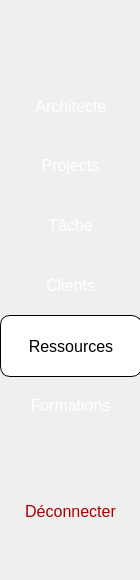
   <widget class="QWidget" name="widget_2" native="true">
    <property name="geometry">
     <rect>
      <x>70</x>
      <y>60</y>
      <width>140</width>
      <height>580</height>
     </rect>
    </property>
    <property name="styleSheet">
     <string notr="true">/* Style général du QGroupBox */
QWidget { 
    border: none; /* Supprime le cadre du groupe */
    background-color: qlineargradient(spread:pad, x1:0, y1:0, x2:0, y2:1, 
        stop:0 rgba(34, 32, 82, 255), 
        stop:1 rgba(0, 0, 0, 255)); /* Dégradé */
    border-radius: 10px; /* Coins arrondis */
    padding: 10px; /* Espace intérieur */
}

/* Style des boutons */
QPushButton {
    background-color: transparent; /* Fond transparent par défaut */
    color: white; /* Texte blanc */
    border: none;
    padding: 10px;
    font-size: 16px;
    min-width: 120px; /* Largeur minimale du bouton */
    min-height: 40px; /* Hauteur minimale du bouton */
}

/* Effet au survol */
QPushButton:hover {
    background-color: rgba(255, 255, 255, 0.1); /* Léger fond blanc transparent au survol */
}

/* Effet quand le bouton est pressé */
QPushButton:pressed {
    background-color: white; /* Fond blanc */
    color: black; /* Texte noir */
}

/* Quand le bouton est coché, il reste en blanc */
QPushButton:checked {
    background-color: white; /* Fond blanc après clic */
    color: black; /* Texte noir après clic */
}

/* Style du QLabel */
QLabel {
    color: white; /* Texte en blanc */
    font-family: Arial, sans-serif; /* Police Arial */
    font-size: 16px; /* Taille de la police */
    font-weight: bold; /* Police en gras */
    padding: 5px; /* Espace autour du texte */
}
QPushButton#architecte {
    qproperty-icon: url(C:/Users/tez/Desktop/dash/images/engineer.png);
    qproperty-iconSize: 24px 24px;
}

QPushButton#projet {
    qproperty-icon: url(C:/Users/tez/Desktop/dash/images/dossier.png);
    qproperty-iconSize: 24px 24px;
}

QPushButton#tache {
    qproperty-icon: url(C:/Users/tez/Desktop/dash/images/taches.png);
    qproperty-iconSize: 24px 24px;
}

QPushButton#client {
    qproperty-icon:url(C:/Users/tez/Desktop/dash/images/user.png);
    qproperty-iconSize: 24px 24px;
}

QPushButton#formations {
    qproperty-icon:url(C:/Users/tez/Desktop/dash/images/learning.png);
  qproperty-iconSize: 24px 24px;
}
QPushButton#ressources {
    qproperty-icon:url(C:/Users/tez/Desktop/dash/images/loan.png);
  qproperty-iconSize: 24px 24px;
}

QPushButton#deconnecter {
    qproperty-icon:url(C:/Users/tez/Desktop/dash/images/deconnexion.png);
  qproperty-iconSize: 24px 24px;
}
QPushButton#logo {
    qproperty-icon: url(C:/Users/tez/Desktop/dash/imageslogo.png);
    qproperty-iconSize: 70px 70px; /* Taille augmentée */
}



</string>
    </property>
    <widget class="QPushButton" name="projet">
     <property name="geometry">
      <rect>
       <x>0</x>
       <y>135</y>
       <width>141</width>
       <height>60</height>
      </rect>
     </property>
     <property name="text">
      <string>Projects</string>
     </property>
    </widget>
    <widget class="QPushButton" name="client">
     <property name="geometry">
      <rect>
       <x>0</x>
       <y>255</y>
       <width>141</width>
       <height>60</height>
      </rect>
     </property>
     <property name="text">
      <string>Clients</string>
     </property>
    </widget>
    <widget class="QPushButton" name="ressources">
     <property name="geometry">
      <rect>
       <x>0</x>
       <y>315</y>
       <width>142</width>
       <height>62</height>
      </rect>
     </property>
     <property name="styleSheet">
      <string notr="true">QPushButton {
    background-color:  #ffffff;

    color: black;  /* Définir la couleur du texte en noir */
    border: 1px solid black;  /* Optionnel : pour ajouter une bordure noire */
}
</string>
     </property>
     <property name="text">
      <string>Ressources</string>
     </property>
    </widget>
    <widget class="QPushButton" name="formations">
     <property name="geometry">
      <rect>
       <x>0</x>
       <y>375</y>
       <width>141</width>
       <height>60</height>
      </rect>
     </property>
     <property name="text">
      <string>Formations</string>
     </property>
    </widget>
    <widget class="QPushButton" name="tache">
     <property name="geometry">
      <rect>
       <x>0</x>
       <y>195</y>
       <width>141</width>
       <height>60</height>
      </rect>
     </property>
     <property name="text">
      <string>Tâche</string>
     </property>
    </widget>
    <widget class="QPushButton" name="architecte">
     <property name="geometry">
      <rect>
       <x>0</x>
       <y>75</y>
       <width>142</width>
       <height>62</height>
      </rect>
     </property>
     <property name="styleSheet">
      <string notr="true">QPushButton {
    background-color:  transparent;

    color: white;  /* Définir la couleur du texte en noir */
}
</string>
     </property>
     <property name="text">
      <string>Architecte</string>
     </property>
    </widget>
    <widget class="QPushButton" name="deconnecter">
     <property name="geometry">
      <rect>
       <x>0</x>
       <y>480</y>
       <width>141</width>
       <height>62</height>
      </rect>
     </property>
     <property name="styleSheet">
      <string notr="true">color:rgb(170, 0, 0)</string>
     </property>
     <property name="text">
      <string>Déconnecter</string>
     </property>
    </widget>
    <widget class="QPushButton" name="logo">
     <property name="geometry">
      <rect>
       <x>0</x>
       <y>10</y>
       <width>140</width>
       <height>60</height>
      </rect>
     </property>
     <property name="styleSheet">
      <string notr="true">QPushButton#logo {
    qproperty-icon: url(C:/Users/tez/Pictures/script/projet (1)/projet/dash/images/logo.png);
    qproperty-iconSize: 70px 70px; /* Taille augmentée */
    background-color: transparent; /* Fond transparent */
    border: none; /* Supprime la bordure */
}

/* Pas d'effet au survol */
QPushButton#logo:hover {
    background-color: transparent;
}

/* Pas d'effet au clic */
QPushButton#logo:pressed {
    background-color: transparent;
}
</string>
     </property>
     <property name="text">
      <string/>
     </property>
    </widget>
   </widget>
